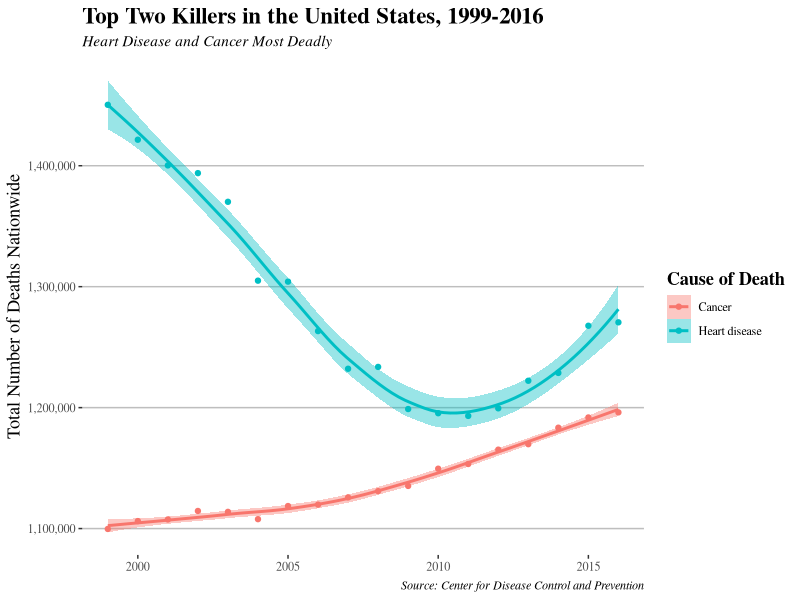
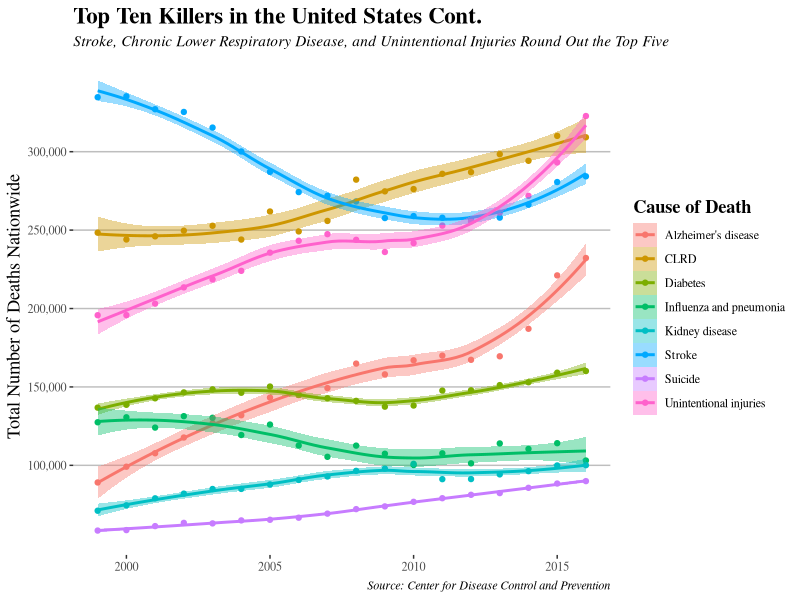
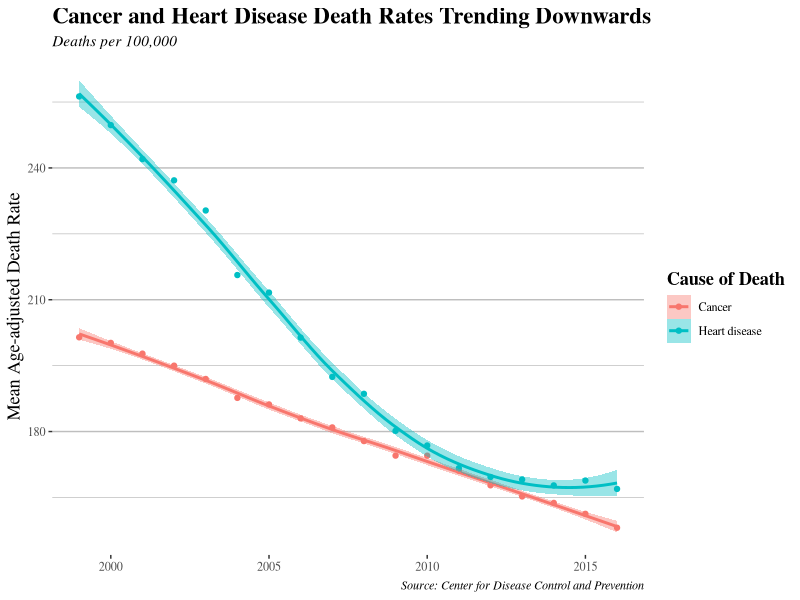
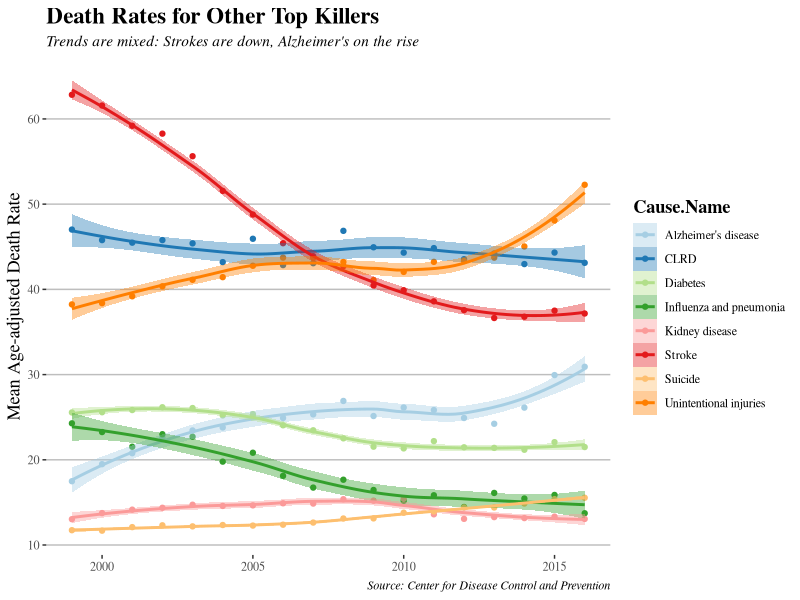

The R script that drew these images, in order: (Note: this script raises an error after producing the figures.)
## ---- chunk 1
knitr::opts_chunk$set(echo = FALSE, warning = FALSE, message = FALSE )

library(tidyverse)
library(readxl)
library(ggplot2)
library(ggthemes)
library(scales)
library(maps)

NCHS <- read.csv("NCHS.csv") %>% 
  select(-X113.Cause.Name)  
  
## ---- chunk 2

# Projected nationwide trends of all 10 (or 5?)

trends_top_two <- NCHS %>% 
  select(Year, Cause.Name, Deaths) %>% 
  group_by(Year, Cause.Name) %>% 
  summarize("Deaths" = sum(Deaths)) %>% 
  filter(Cause.Name != "All causes") %>% 
  na.omit() %>% 
  filter(Cause.Name == "Cancer" | Cause.Name == "Heart disease")

ggplot(trends_top_two, aes(x = Year,
                   y = Deaths, 
                   color = Cause.Name,
                   fill = Cause.Name)) +
  
  geom_point(size = 1.5) +
  geom_smooth() +
  
  scale_y_continuous(labels = scales::comma) + 
  
  scale_fill_discrete(name = "Cause of Death") + 
  scale_color_discrete(name = "Cause of Death") +
  
  labs(x = NULL, y = "Total Number of Deaths Nationwide",
       title = "Top Two Killers in the United States, 1999-2016",
       subtitle = "Heart Disease and Cancer Most Deadly",
       caption = "Source: Center for Disease Control and Prevention") +
  
  theme_tufte() +
  
  theme(plot.title = element_text(size = rel(1.5), face ="bold"),
        plot.subtitle = element_text(face = "italic"),
        legend.title = element_text(size = rel(1.2), face = "bold"),
        axis.title.y = element_text(size = rel(1.2)),
        plot.caption = element_text(face = "italic"),
        panel.grid.major.y = element_line(color = "gray"))

## ---- chunk 3

trends_bottom_eight <- NCHS %>% 
  select(Year, Cause.Name, Deaths) %>% 
  group_by(Year, Cause.Name) %>% 
  summarize("Deaths" = sum(Deaths)) %>% 
  filter(Cause.Name != "All causes") %>% 
  filter(Cause.Name != "Cancer") %>% 
  filter(Cause.Name != "Heart disease") %>% 
  na.omit() 

ggplot(trends_bottom_eight, aes(x = Year,
                   y = Deaths, 
                   color = Cause.Name,
                   fill = Cause.Name)) +
  
  geom_point(size = 1.5) +
  geom_smooth() +
    
  scale_y_continuous(labels = scales::comma,
                     breaks = c(100000, 150000, 200000, 250000, 300000)) + 
  
  labs(x = NULL, y = "Total Number of Deaths Nationwide",
       title = "Top Ten Killers in the United States Cont.",
       subtitle = "Stroke, Chronic Lower Respiratory Disease, and Unintentional Injuries Round Out the Top Five",
       caption = "Source: Center for Disease Control and Prevention") +
  
  scale_color_brewer(palette = "Paired") +
  scale_fill_brewer(palette = "Paired") +
  
  scale_fill_discrete(name = "Cause of Death") + 
  scale_color_discrete(name = "Cause of Death") +
  
  theme_tufte() +
  
  theme(plot.title = element_text(size = rel(1.5), face ="bold"),
        plot.subtitle = element_text(face = "italic"),
        legend.title = element_text(size = rel(1.2), face = "bold"),
        axis.title.y = element_text(size = rel(1.2)),
        plot.caption = element_text(face = "italic"),
        panel.grid.major.y = element_line(color = "gray"))


## ---- chunk 4

death_rate <- NCHS %>% 
  group_by(Year, Cause.Name) %>% 
  summarize(Age.adjusted.Death.Rate = mean(Age.adjusted.Death.Rate)) %>% 
  filter(Cause.Name != "All causes") %>%
  filter(Cause.Name == "Cancer" | Cause.Name == "Heart disease") %>% 
  na.omit() 

ggplot(death_rate, aes(x = Year,
                       y = Age.adjusted.Death.Rate,
                       color = Cause.Name,
                       fill = Cause.Name)) +

  geom_point(size = 1.5) +
  geom_smooth() +

  scale_fill_discrete(name = "Cause of Death") +
  scale_color_discrete(name = "Cause of Death") +

  labs(x = NULL, y = "Mean Age-adjusted Death Rate",
       title = "Cancer and Heart Disease Death Rates Trending Downwards",
       subtitle = "Deaths per 100,000",
       caption = "Source: Center for Disease Control and Prevention") +

  theme_tufte() +

  theme(plot.title = element_text(size = rel(1.5), face ="bold"),
        plot.subtitle = element_text(face = "italic"),
        legend.title = element_text(size = rel(1.2), face = "bold"),
        axis.title.y = element_text(size = rel(1.2)),
        plot.caption = element_text(face = "italic"),
        panel.grid.major.y = element_line(color = "gray"),
        panel.grid.minor.y = element_line(color = "gray"))


## ---- chunk 5

death_rate <- NCHS %>% 
  group_by(Year, Cause.Name) %>% 
  summarize(Age.adjusted.Death.Rate = mean(Age.adjusted.Death.Rate)) %>% 
  filter(Cause.Name != "All causes") %>% 
  filter(Cause.Name != "Cancer") %>% 
  filter(Cause.Name != "Heart disease") %>% 
  na.omit() 

ggplot(death_rate, aes(x = Year,
                       y = Age.adjusted.Death.Rate,
                       color = Cause.Name,
                       fill = Cause.Name)) +

  geom_point(size = 1.5) +
  geom_smooth() +

  scale_fill_discrete(name = "Cause of Death") +
  scale_color_discrete(name = "Cause of Death") +
  
  scale_color_brewer(palette = "Paired") +
  scale_fill_brewer(palette = "Paired") +

  labs(x = NULL, y = "Mean Age-adjusted Death Rate",
       title = "Death Rates for Other Top Killers",
       subtitle = "Trends are mixed: Strokes are down, Alzheimer's on the rise",
       caption = "Source: Center for Disease Control and Prevention") +

  theme_tufte() +

  theme(plot.title = element_text(size = rel(1.5), face ="bold"),
        plot.subtitle = element_text(face = "italic"),
        legend.title = element_text(size = rel(1.2), face = "bold"),
        axis.title.y = element_text(size = rel(1.2)),
        plot.caption = element_text(face = "italic"),
        panel.grid.major.y = element_line(color = "gray"))


## ---- chunk 6
# Map with shading according to number 1 killer in past 5 years
us_states <- map_data("state")

NCHS_states <- NCHS 
NCHS_states$region <- tolower(NCHS_states$State)

NCHS_states_joined <- left_join(us_states, NCHS_states)

## ---- chunk 7

heart_disease <- NCHS_states_joined %>% 
  filter(Cause.Name == "Heart disease") %>% 
  filter(Year %in% c(2014,2015,2016))

ggplot(data = heart_disease, aes(x = long,
                             y = lat,
                             group = group,
                             fill = Age.adjusted.Death.Rate)) +
  
  facet_wrap(~Year) +

  geom_polygon(color = "grey90", size = .1) +

  coord_map(projection = "albers", lat0 = 39, lat1 = 45) +   # curves map to annoy flat-earthers
  
  labs(x = NULL, y = NULL,
       title = "Heart Disease Death Rates By State",
       subtitle = NULL,
       caption = "Source: Center for Disease Control and Prevention",
       fill = "Death rate per 100,000 persons") +
  
  scale_fill_viridis_c(option = "inferno") +
  
  theme_map() +
  
  theme(plot.title = element_text(size = rel(1.5), face ="bold"),
        plot.caption = element_text(face="italic"),
        legend.position = "bottom",
        strip.background = element_blank())
## ---- chunk 8

suicide <- NCHS_states_joined %>% 
  filter(Cause.Name == "Suicide") %>% 
  filter(Year %in% c(2014,2015,2016))

ggplot(data = suicide, aes(x = long,
                             y = lat,
                             group = group,
                             fill = Age.adjusted.Death.Rate)) +
  
  facet_wrap(~Year) +

  geom_polygon(color = "grey90", size = .1) +

  coord_map(projection = "albers", lat0 = 39, lat1 = 45) +   # curves map to annoy flat-earthers
  
  labs(x = NULL, y = NULL,
       title = "Suicide Death Rates By State",
       subtitle = NULL,
       caption = "Source: Center for Disease Control and Prevention",
       fill = "Death rate per 100,000 persons") +
  
  scale_fill_viridis_c(option = "cividis") +
  
  theme_map() +
  
  theme(plot.title = element_text(size = rel(1.5), face ="bold"),
        plot.caption = element_text(face="italic"),
        legend.position = "bottom",
        strip.background = element_blank())

## ---- chunk 9
influenza <- NCHS_states_joined %>% 
  filter(Cause.Name == "Influenza and pneumonia") %>% 
  filter(Year %in% c(2014,2015,2016))

ggplot(data = influenza, aes(x = long,
                             y = lat,
                             group = group,
                             fill = Age.adjusted.Death.Rate)) +
  
  facet_wrap(~Year) +

  geom_polygon(color = "grey90", size = .1) +

  coord_map(projection = "albers", lat0 = 39, lat1 = 45) +   # curves map to annoy flat-earthers
  
  labs(x = NULL, y = NULL,
       title = "Influenza and Pneumonia Death Rates By State",
       subtitle = NULL,
       caption = "Source: Center for Disease Control and Prevention",
       fill = "Death rate per 100,000 persons") +
  
  scale_fill_viridis_c(option = "viridis") +
  
  theme_map() +
  
  theme(plot.title = element_text(size = rel(1.5), face ="bold"),
        plot.caption = element_text(face="italic"),
        legend.position = "bottom",
        strip.background = element_blank())

## ---- chunk 10
unintentional <- NCHS_states_joined %>% 
  filter(Cause.Name == "Unintentional injuries") %>% 
  filter(Year %in% c(2014,2015,2016))

ggplot(data = unintentional, aes(x = long,
                             y = lat,
                             group = group,
                             fill = Age.adjusted.Death.Rate)) +
  
  facet_wrap(~Year) +

  geom_polygon(color = "grey90", size = .1) +

  coord_map(projection = "albers", lat0 = 39, lat1 = 45) +   # curves map to annoy flat-earthers
  
  labs(x = NULL, y = NULL,
       title = "Suicide Death Rates By State",
       subtitle = NULL,
       caption = "Source: Center for Disease Control and Prevention",
       fill = "Death rate per 100,000 persons") +
  
  scale_fill_viridis_c(option = "plasma") +
  
  theme_map() +
  
  theme(plot.title = element_text(size = rel(1.5), face ="bold"),
        plot.caption = element_text(face="italic"),
        legend.position = "bottom",
        strip.background = element_blank())

